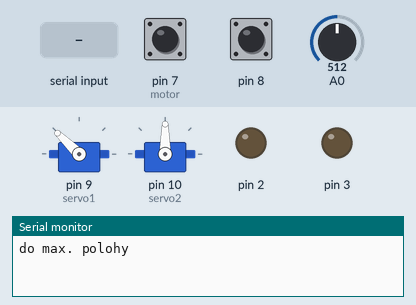
Recording of a sketch running on a simulated Arduino Uno, built with avr-gcc and run on an emulated ATmega328P. Parts: 2 × servo, output pins drawn as LEDs (lit = HIGH), the last lines printed to the serial monitor. The inputs (shaded band) are chosen by the test bench; at power-on: pin 7 (motor) HIGH, pin 8 HIGH, A0 = 512.

Above: at 2.2 s.
2.3 s: pin 7 (motor) pulled LOW for 1 s
At 3.3 s:
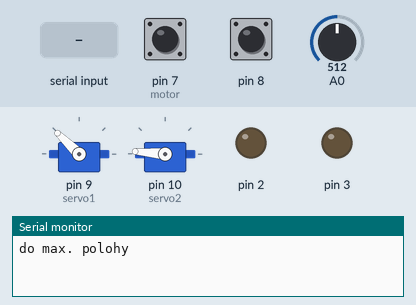
At 4.8 s:
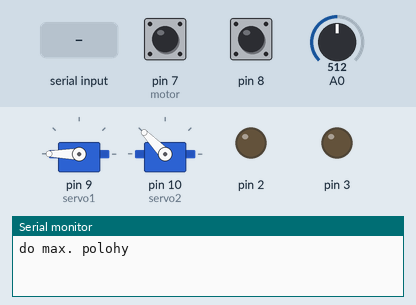
5.5 s: "90,45\n" received over Serial
At 6.5 s:
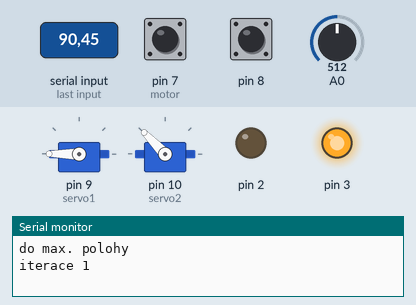
Timing chart, 0 to 8.5 s (numbered marks = the images above; inputs shaded):
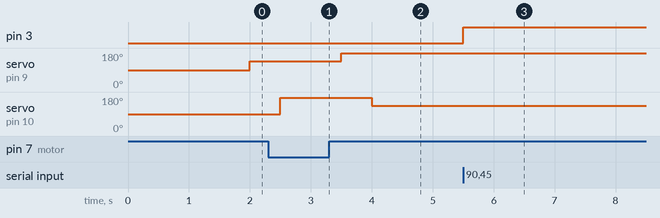

Measured:
- after the input at 2.3 s, pin 2: stays LOW (without the input it goes to HIGH after 0.70 s); servo on pin 9 (servo1): 136° → 180° after 1.2 s
- after the input at 5.5 s, pin 3: LOW → HIGH at once

The sketch:

mereni_objemu.ino
```cpp
/*
 * loop:
1.move to max. pos.
2.from max. pos. move 10 spins down.
3.wait for monitor input to continue
4.move another 10 spins down.
5. steps 3-4 until you're went down 120 spins.
6. wait for monitor input
7. move to minimum state.
8. wait for user input.
*/


#include <Servo.h>
#include "strikacka.h"

Strikacka strik;

Servo servo1;
Servo servo2;

void setup() {

  servo1.attach(9); // attach servo to pin 9
  delay(1000);
  servo2.attach(10); // attach servo to pin 10

  Serial.begin(9600);
  pinMode(2, OUTPUT);
  pinMode(3, OUTPUT);
  pinMode(7, INPUT_PULLUP);
  pinMode(8, INPUT_PULLUP);
  digitalWrite(2, LOW);
  digitalWrite(3, LOW);


}

void loop() {
  while(Serial.available()){ //clear buffer
  Serial.read();
  }


  int otacka;
  int userInput = Serial.parseInt();           // do pocatecni polohy
  int maximumSensorState = digitalRead(7);
  int minimumSensorState = digitalRead(8);
  int celk_otacky = 0;
  otacka = analogRead(A0);
  int iterace=1;

  Serial.println("do max. polohy");

  servo1_zavreno();
  servo_ref();

  in();

  servo_odpad();
  servo2_zavreno();

  while(iterace<13){
    while(!Serial.available()){
      delay(10);
    }

    Serial.print("iterace ");
    Serial.println(iterace);
    while (celk_otacky < iterace*10) {
      otacka = analogRead(A0);
      maximumSensorState = digitalRead(7);     // senzor u motoru - stisknuty = 0
      minimumSensorState = digitalRead(8);     // senzor u strikacky - stisknuty = 0

      digitalWrite(2, LOW);
      digitalWrite(3, HIGH);

      // spin tracker
      if (otacka > 1000) {
        celk_otacky++;
        Serial.print("Pocet otacek: ");
        Serial.println(celk_otacky);
        delay(150);
      }
    }
    digitalWrite(2, LOW);
    digitalWrite(3, LOW);
    iterace++;

    while(Serial.available()){ //clear buffer
    Serial.read();
    }

  }

  while(!Serial.available()){
    delay(10);
  }

  Serial.println("dokonceni vyprazdnovani");
  out();

  while(Serial.available()){ //clear buffer
  Serial.read();
  }

  while(!Serial.available()){
  delay(10);
  }
}


void out(){
  int maximumSensorState = digitalRead(7);
  int minimumSensorState = digitalRead(8);
  while (minimumSensorState == 1) {
    maximumSensorState = digitalRead(7);     // senzor u motoru - stisknuty = 0
    minimumSensorState = digitalRead(8);     // senzor u strikacky - stisknuty = 0

    digitalWrite(2, LOW);
    digitalWrite(3, HIGH);
  }

  digitalWrite(2, LOW);
  digitalWrite(3, LOW);
  delay(500);
}

void in(){
  int maximumSensorState = digitalRead(7);
  int minimumSensorState = digitalRead(8);
  while (maximumSensorState == 1) {
    maximumSensorState = digitalRead(7);     // senzor u motoru - stisknuty = 0
    minimumSensorState = digitalRead(8);     // senzor u strikacky - stisknuty = 0
    digitalWrite(2, HIGH);
    digitalWrite(3, LOW);
  }

  digitalWrite(2, LOW);
  digitalWrite(3, LOW);
  delay(500);

}


 void servo_odpad(){
  servo1.writeMicroseconds(2400);
  delay(500);
}

void servo2_zavreno(){
  servo2.writeMicroseconds(1925);
  delay(500);
}

void servo1_zavreno(){
  servo1.writeMicroseconds(1950);
  delay(500);
}

void servo_ref(){
  servo2.writeMicroseconds(2350);
  delay(500);
}
```

hbridge.h
```cpp
#include "Arduino.h"

class HBridge{
  private:
    int pinA, pinB, pinC, pinD;
  public:
    void begin(int pinA, int pinB, int pinC, int pinD);
    void setDirection(int A, int B);
};
```

hbrigdge.cpp
```cpp
#ifndef hbridge_h
#define hbridge_h

#include "hbridge.h"

void HBridge::begin(int pinA, int pinB, int pinC, int pinD){
  pinMode(pinA, OUTPUT);
  pinMode(pinB, OUTPUT);
  pinMode(pinC, OUTPUT);
  pinMode(pinD, OUTPUT);
  this->pinA = pinA;
  this->pinB = pinB;
  this->pinC = pinC;
  this->pinD = pinD;
}

void HBridge::setDirection(int a, int b){
  if (a < 0){
    digitalWrite(this->pinA, LOW);
    digitalWrite(this->pinB, HIGH);
  }
  else if (a > 0){
    digitalWrite(this->pinA, HIGH);
    digitalWrite(this->pinB, LOW);
  }
  else{
    digitalWrite(this->pinA, LOW);
    digitalWrite(this->pinB, LOW);
  }

  if (b < 0){
    digitalWrite(this->pinC, LOW);
    digitalWrite(this->pinD, HIGH);
  }
  else if (b > 0){
    digitalWrite(this->pinC, HIGH);
    digitalWrite(this->pinD, LOW);
  }
  else{
    digitalWrite(this->pinC, LOW);
    digitalWrite(this->pinD, LOW);
  }
}

#endif
```

strikacka.cpp
```cpp
#ifndef strikacka_h
#define strikacka_h

#include "strikacka.h"

void Strikacka::begin(int pinA, int pinB, int pinC, int pinD, int pinLim1, int pinLim2, int servoPin){
  this->motor.begin(pinA, pinB, pinC, pinD);
  this->motor.setDirection(0, 0);
  this->pinLim1 = pinLim1;
  this->pinLim2 = pinLim2;
  pinMode(pinLim1, INPUT_PULLUP);
  pinMode(pinLim2, INPUT_PULLUP);
  this->ventilServo.attach(servoPin);
  this->ventilServo.writeMicroseconds(this->outPulse);
}

void Strikacka::pump(){
  //Serial.println(this->inPulse);
  this->ventilServo.writeMicroseconds(this->inPulse);
  delay(1500);
  motor.setDirection(1,1);
  while(digitalRead(pinLim1)){
    delay(5);
  }
  motor.setDirection(0, 0);
  //Serial.println(this->outPulse);
  this->ventilServo.writeMicroseconds(this->outPulse);
  delay(1500);
  motor.setDirection(1, -1);
  while(digitalRead(pinLim2)){
    delay(5);
  }
  motor.setDirection(0, 0);

}

#endif
```

strikacka.h
```cpp
#include "Arduino.h"
#include "hbridge.h"
#include <Servo.h>

class Strikacka{
  private:
    int pinA, pinB, pinC, pinD;
    int pinLim1, pinLim2;
    int servoPin;
    Servo ventilServo;
    HBridge motor;

    unsigned long inPulse = 600;
    unsigned long outPulse= 2400;
  public:
    void begin(int pinA, int pinB, int pinC, int pinD, int pinLim1, int pinLim2, int servoPin);
    void pump();
    void setInPulse(unsigned long pulse){this->inPulse = pulse;}
    void setOutPulse(unsigned long pulse){this->outPulse = pulse;}
};
```
